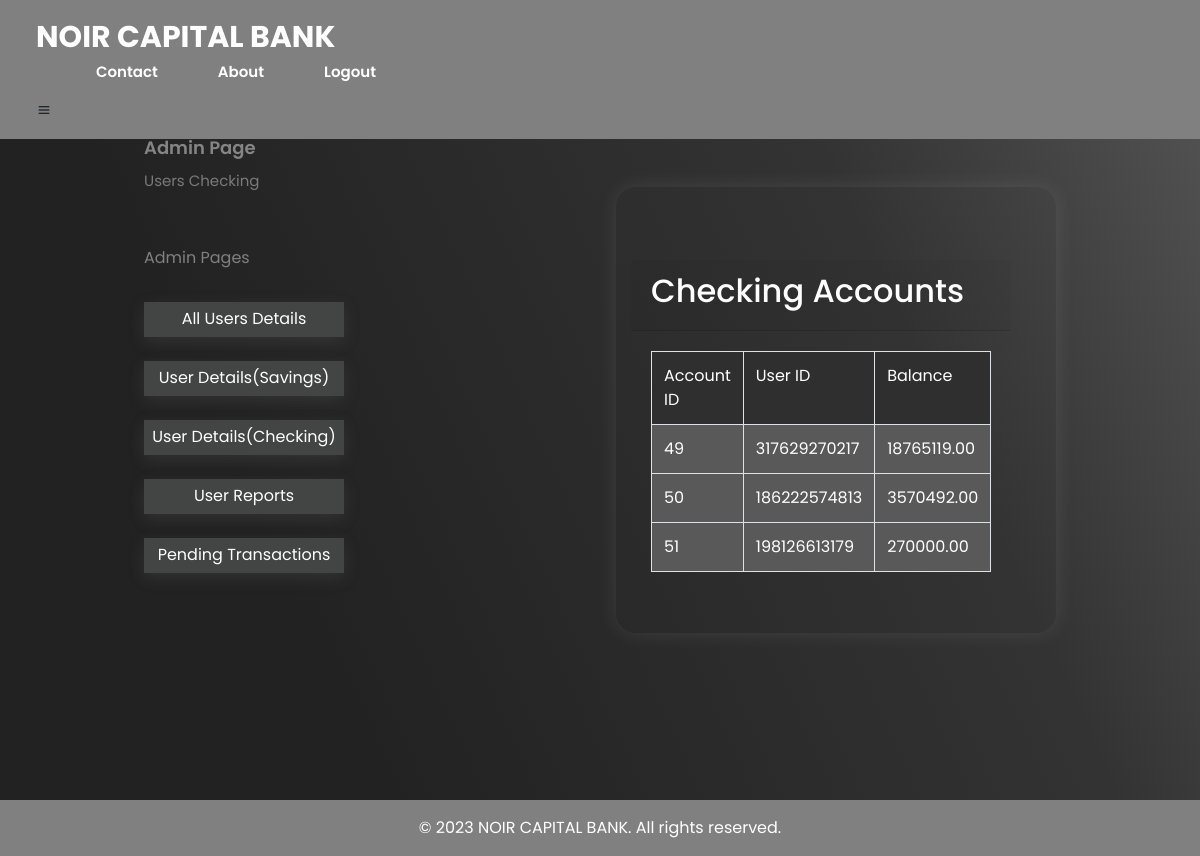
Page /webPage/admin4.php on the earlier database version.
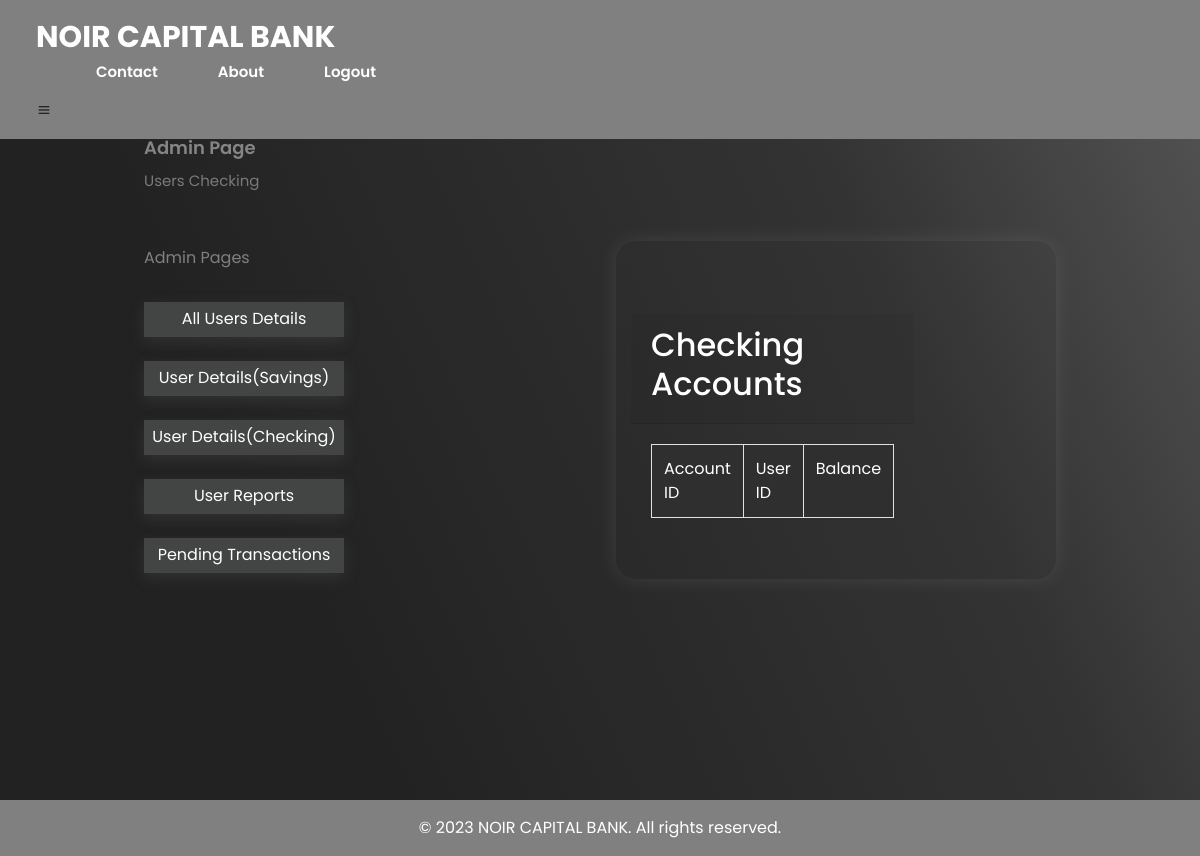
Same page on the later database version.
### tables this page shows
CREATE TABLE `checking_accounts` (
  `account_id` int(11) NOT NULL,
  `user_id` bigint(20) DEFAULT NULL,
  `balance` decimal(10,2) DEFAULT 0.00
);

### webPage/admin4.php (the view, shortened to what this page needs)
<?php
require_once('../processingPages/conn.php');
$query = "select * from checking_accounts";
$result = mysqli_query($conn, $query);
?>
<!DOCTYPE html>
<html>
<head>
    <link rel="stylesheet" type="text/css" href="../css/adminConfirm.css">
    <link rel="stylesheet" href="https://unpkg.com/boxicons@latest/css/boxicons.min.css">
    <link href="https://cdn.jsdelivr.net/npm/remixicon@2.5.0/fonts/remixicon.css" rel="stylesheet">
    <link rel="stylesheet" href="css/bootstrap.min.css">
</head>
<body class="bg-dark">
    <header>
        <a href "#" class="logo">NOIR CAPITAL BANK</a>
        <ul class="navlist">
            <li><a href="../webPage/contact1.php">Contact</a></li>
            <li><a href="../webPage/about.html">About</a></li>
            <li><a href="../processingPages/logout.php">Logout</a></li>
        </ul>
        <div class="bx bx-menu" id="menu-icon"></div>
    </header>
    <section class="bank">
        <div class="bank-text">
            <h4>Admin Page</h4>
            <p>Users Checking</p>
            <form style="margin-left: 0px; color:gray; margin-top: 50px;">
                <label for="account_number">Admin Pages</label>
                <br>
                <br>
                <button type="button" onclick="openAllUsers()" style="width: 200px;">All Users Details</button>
                <br>
                <br>
                <button type="button" onclick="openAllSavings()" style="width: 200px;"> User Details(Savings)</button>
                <br>
                <br>
                <button type="button" onclick="openAllCheckings()" style="width: 200px;">User Details(Checking)</button>
                <br>
                <br>
                <button type="button" onclick="openUserReports()" style="width: 200px;">User Reports</button>
                <br>
                <br>
                <button type="button" onclick="openPending()" style="width: 200px;">Pending Transactions</button>
            </form>
        </div>
        <div class="bank-text">
            <div class="container">
                <div class="row mt-5">
                    <div class="col">
                        <div class="card-mt-5">
                            <div class="card-header">
                                <h2 class="display">Checking Accounts</h2>
                            </div>
                            <div class="card-body">
                                <table class="table table-bordered text-center">
                                    <tr>
                                        <td>Account ID</td>
                                        <td>User ID</td>
                                        <td>Balance</td>
                                    </tr>
                                    <tr>
                                        <?php
                                        while ($row = mysqli_fetch_assoc($result)) {
                                        ?>
                                            <td class="customrows"><?php echo $row['account_id'] ?></td>
                                            <td class="customrows"><?php echo $row['user_id'] ?></td>
                                            <td class="customrows"><?php echo $row['balance'] ?></td>
                                    </tr>
                                <?php
                                        }
                                ?>
                                </table>
                            </div>
                        </div>
                    </div>
                </div>
            </div>
        </div>
    </section>
    <footer>
        &copy; 2023 NOIR CAPITAL BANK. All rights reserved.
    </footer>
</body>
</html>

Differences in the rows shown:
removed checking_accounts: account_id "49", user "317629270217", balance "18765119.00"
removed checking_accounts: account_id "50", user "186222574813", balance "3570492.00"
removed checking_accounts: account_id "51", user "198126613179", balance "270000.00"
